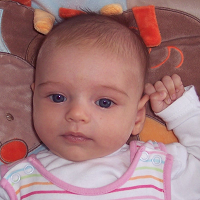
%> input picture mkid.bmp, 200 x 200 px
$ octave main.m   (GNU Octave 9; MATLAB toolbox functions it lacks are replaced by stand-ins)
%> lines starting %> are read from the running program, lines starting %| are printed output that depends on the picture
### img_code.m
function [ jas, rj_small, gj_small ] = img_code( rgb)
% funkce pøevede matici reprezentující rgb data do tøí matic
% jas ... jas obrzku
% rja ... pomìr èervené ku jasu
% gja ... pomìr zelené ku jasu

r = double(rgb(:,:,1));
g = double(rgb(:,:,2));
b = double(rgb(:,:,3));
% celkovy jas
jas = r + g + b;
% vypicty pomeru
rja = r./jas;
gja = g./jas;
bja = 1 - rja - gja;

% testovaci vystup
r1 = uint8(rja .* jas);
g1 = uint8(gja .* jas);
b1 = uint8(bja .* jas);
rgb1 = cat(3, r1,g1,b1);
imwrite(rgb1, 'vystup1.bmp');

iy = 0;
for y=1:4:200
    ix = 0;
    iy = iy + 1;
    for x=1:4:200
        ix = ix+1;

        rj_small(iy,ix) = sum(sum(rja(y:y+3, x:x+3))) ./ 16;
        gj_small(iy,ix) = sum(sum(gja(y:y+3, x:x+3))) ./ 16;
        j_small(iy,ix) = sum(sum(jas(y:y+3, x:x+3))) ./ 16;
    end
end
% dopoèet 3. pomìrové matice pro otestování korektnosti výstupních dat
bj_small = 1 - rj_small - gj_small;
% výstup pro ovìøení fce
r2 = uint8(rj_small .* j_small);
g2 = uint8(gj_small .* j_small);
b2 = uint8(bj_small .* j_small);
rgb2 = cat(3, r2,g2,b2);
imwrite(rgb2, 'vystup2.bmp');

% uprava dat pro prenosovy kanal
jas = uint8(floor(jas ./ (3 * 2^2)));
rj_small = uint8(floor(rj_small .* 2^6));
gj_small = uint8(floor(gj_small .* 2^6));

end

### modulator_8PSK.m
function [ signal ] = modulator_8PSK( jas, rj_small, gj_small )
% moduluje vstupní data pomocí 8PSK modulace

% pøevod matice na vektor
jas = reshape(jas, 1, 200*200);
rj_small = reshape(rj_small, 1, 50*50);
gj_small = reshape(gj_small, 1, 50*50);

% vytvoøení bitstreamu
bitstream = [];
for i=1:length(jas)
    bitstream =  [bitstream convert_6b_to_bitstream(jas(i))];
end
for i=1:length(rj_small)
    bitstream =  [bitstream convert_6b_to_bitstream(rj_small(i))];
end
for i=1:length(gj_small)
    bitstream =  [bitstream convert_6b_to_bitstream(gj_small(i))];
end


%vytvoøení trojic bitù
numstream = [];
bitstream = reshape(bitstream, 3, [])';
for i=1:size(bitstream,1)
    numstream(i) = convert_6b_to_num([0 0 0 bitstream(i,:)]);
end

signal = [];

% vytvoøení I a Q dat
for i=1:length(numstream)
    phi = 45*(numstream(i)-4)+22.5;
    phi_r = degtorad(phi);
    Q = sin(phi_r);
    I = cos(phi_r);
    signal(i) = I+j*Q;
end

end

### convert_6b_to_bitstream.m
function [ vystup ] = convert_6b_to_bitstream( vstup )
% pøevede 6b èíslo na bitstream od MSb po LSb
% není tu ošetøen vstup vìtší než 63, tato vstupní data se sme nemohou
% dostat
vstup = double(vstup);
vystup = [];
for e=5:-1:0
    tmp = floor(vstup / (2^e));
    vstup = vstup - tmp * (2^e);
    vystup = [vystup logical(tmp)];
end
end

### convert_6b_to_num.m
function [ vystup ] = convert_6b_to_num( vstup )
% pøevede 6 bitù na èíslo

vystup = 0;

for i=1:6
    vystup = vystup + vstup(i)*2^(6-i);
end

vystup = uint8(vystup);

end

### main.m
% wykys
% Jan Vykydal
% xvykyd06
% VUTID: 186240

RGB = imread('mkid.bmp');
%> RGB is the input picture: size 200x200x3 uint8; mean R, G, B 163.8, 119.8, 120.3

% kodovani obrazku
[jas, rj_small, gj_small] = img_code(RGB);
%> in img_code, `r = double(rgb(:,:,1));`:
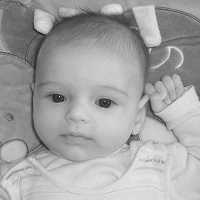
%> r: size 200x200 double; min 16, max 255, mean 163.8
%> in img_code, `b = double(rgb(:,:,3));`:
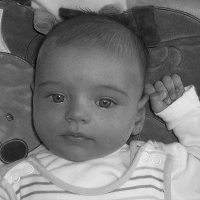
%> b: size 200x200 double; min 0, max 255, mean 120.3
%> in img_code, `rja = r./jas;`:
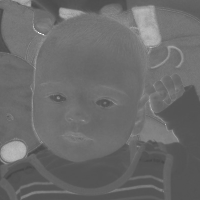
%> rja: size 200x200 double; min 0.272, max 1, mean 0.422
%> in img_code, `bja = 1 - rja - gja;`:
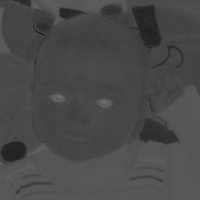
%> bja: size 200x200 double; min 0, max 0.56, mean 0.288
%> after the loop in img_code, `for y=1:4:200`:
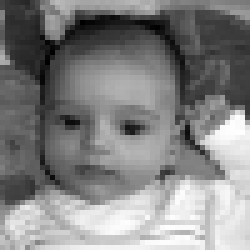
%> j_small: size 50x50 double (shown 5 times larger); min 130.3, max 660.6, mean 403.9; drawn with min black and max white
%> after the loop in img_code, `for y=1:4:200`: iy = 50
%> in img_code, `jas = uint8(floor(jas ./ (3 * 2^2)));`:
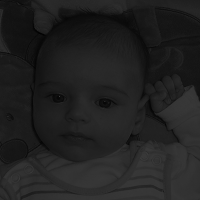
%> jas: size 200x200 uint8; min 1, max 60, mean 33.2
%> in img_code, `gj_small = uint8(floor(gj_small .* 2^6));`:
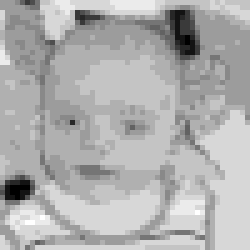
%> gj_small: size 50x50 uint8 (shown 5 times larger); min 9, max 22, mean 18; drawn with min black and max white

%modulator
signal = modulator_8PSK(jas, rj_small, gj_small);
%> in modulator_8PSK, `rj_small = reshape(rj_small, 1, 50*50);`: rj_small = 2500 values, max 45 at index 188, min 19 at index 144, mean 26.55
%> in modulator_8PSK, `gj_small = reshape(gj_small, 1, 50*50);`: gj_small = 2500 values, max 22 at index 295, min 9 at index 138, mean 17.98
%> the loop in modulator_8PSK, `for i=1:length(jas)` made 40000 passes
%> the loop in modulator_8PSK, `for i=1:length(rj_small)` made 2500 passes
%> the loop in modulator_8PSK, `for i=1:length(gj_small)` made 2500 passes
%> the loop in modulator_8PSK, `for i=1:length(numstream)` made 1 pass
%> phi on pass 1: -112.5
%> the run ends on the next line
